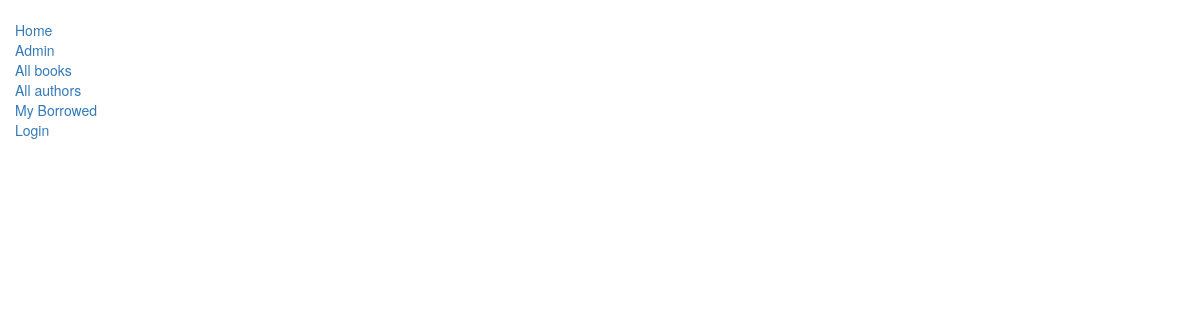
Page /catalog/authors/ on the earlier database version.
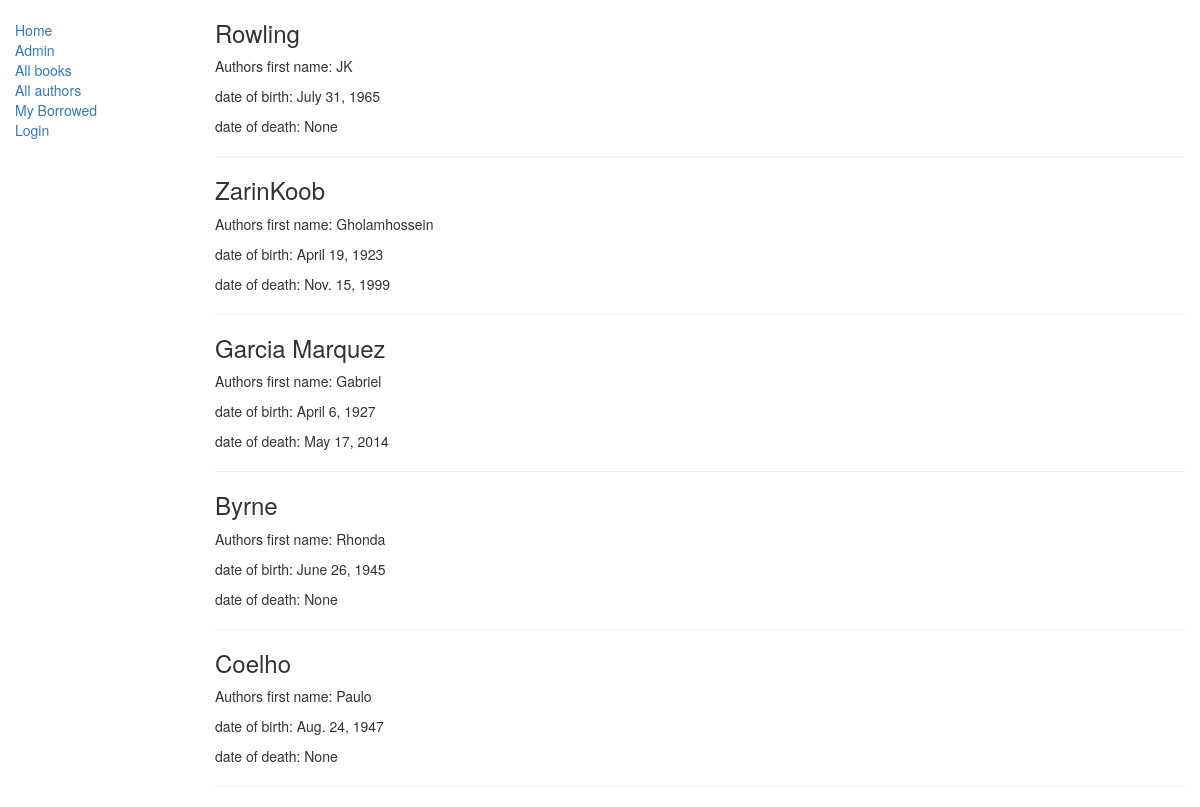
Same page on the later database version.
### catalog/models.py (models this page shows, shortened)
class Author(models.Model):
    first_name      = models.CharField(max_length=300)
    last_name       = models.CharField(max_length=300)
    date_of_birth   = models.DateField(null =True , blank = True)
    date_of_death   = models.DateField('died' , null = True , blank = True)

### catalog/views.py (the view)
# urls.py: path('authors/' , views.AuthorListView.as_view(), name='author-list'),
class AuthorListView(generic.ListView):
    template_name = 'catalog/authorlist.html'
    model = models.Author

### catalog/templates/catalog/authorlist.html
{% extends "catalog/base_generic.html" %}
{% block content %}
  {% for author in author_list%}
    <h3>{{ author.last_name }}</h3>
    <p> Authors first name: {{ author.first_name }}</p>
    <p> date of birth: {{ author.date_of_birth }}</p>
    <p> date of death: {{ author.date_of_death }} </p>
    <hr>
  {% endfor %}
{% endblock %}

### catalog/templates/catalog/base_generic.html (shortened to what this page needs)
<!DOCTYPE html>
<html lang="en">
<head>
  <link rel="stylesheet" href="https://maxcdn.bootstrapcdn.com/bootstrap/3.3.7/css/bootstrap.min.css">
  {% load static %}
  <link rel="stylesheet" href="{% static 'catalog/styles.css' %}">
</head>
<body>
  <div class="container-fluid">
    <div class="row">
      <div class="col-sm-2">
      {% block sidebar %}
      <ul class="sidebar-nav">
          <li><a href="{% url 'catalog:index' %}">Home</a></li>
          <li><a href='/admin/'>Admin</a></li>
          <li><a href="{% url 'catalog:book-list' %}">All books</a></li>
          <li><a href="{% url 'catalog:author-list'%}">All authors</a></li>
          <li><a href="{% url 'catalog:my-borrowed' %}">My Borrowed</a></li>
          {% if user.is_authenticated %}
            <li>User: {{ user.get_username }}</li>
            <li><a href="{% url 'logout'%}?next={{request.path}}">Logout</a></li>
          {% else %}
            <li><a href="{% url 'login'%}?next={{request.path}}">Login</a></li>
          {% endif %}
      </ul>
     {% endblock %}
      </div>
      <div class="col-sm-10 ">
      {% block content %}{% endblock %}
      </div>
    </div>
  </div>
</body>
</html>

### catalog/static/catalog/styles.css (style rules this page uses)
.sidebar-nav { margin-top: 20px; padding: 0; list-style: none; }

Differences in the rows shown:
added Author: last_name "Rowling", first_name "JK", date_of_birth "July 31, 1965", date_of_death "None"
added Author: last_name "ZarinKoob", first_name "Gholamhossein", date_of_birth "April 19, 1923", date_of_death "Nov. 15, 1999"
added Author: last_name "Garcia Marquez", first_name "Gabriel", date_of_birth "April 6, 1927", date_of_death "May 17, 2014"
added Author: last_name "Byrne", first_name "Rhonda", date_of_birth "June 26, 1945", date_of_death "None"
added Author: last_name "Coelho", first_name "Paulo", date_of_birth "Aug. 24, 1947", date_of_death "None"
